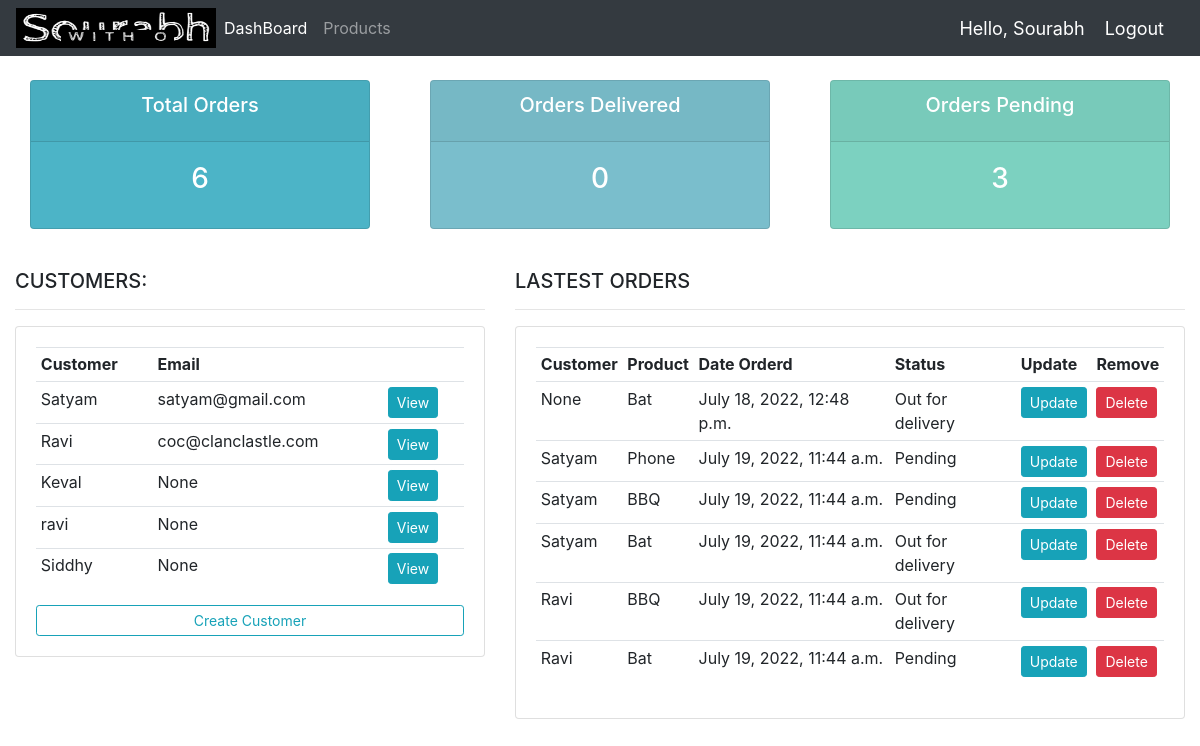
Page / (signed in) on the earlier database version.
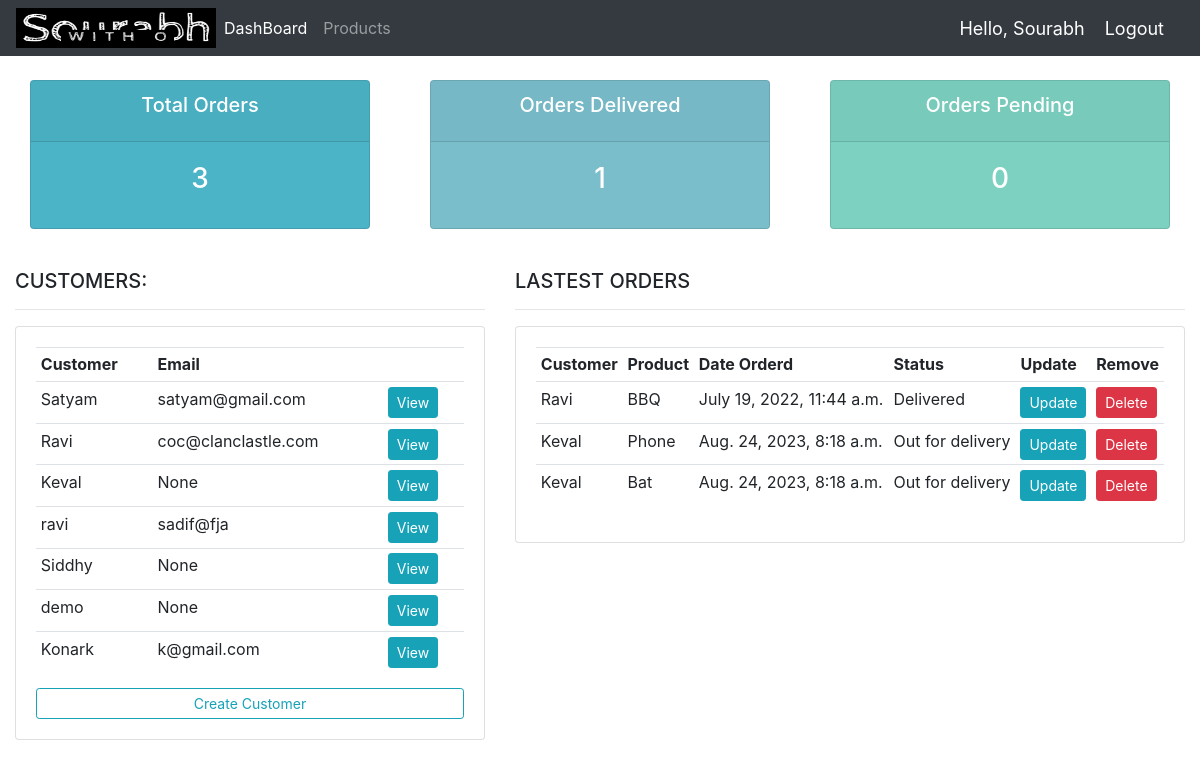
Same page on the later database version.
### accounts/models.py (models this page shows, shortened)
class Customer(models.Model):
    user = models.OneToOneField(User, null=True, blank=True, on_delete=models.CASCADE)
    name= models.CharField(max_length=200,null=True)
    phone=models.CharField(max_length=200,null=True)
    email=models.CharField(max_length=200,null=True)
    date_created=models.DateTimeField(auto_now_add=True,null=True)
    profile_pic = models.ImageField(default="profile1.png", null=True, blank=True)
    def __str__(self):
        return self.name

class Order(models.Model):
    STATUS=(
        ('Pending','Pending'),
        ('Out for delivery','Out for delivery'),
        ('Delivered','Delivered'),
    )
    customer=models.ForeignKey(Customer,null=True,on_delete=models.CASCADE)
    product=models.ForeignKey(Product,null=True,on_delete=models.CASCADE)
    date_created=models.DateTimeField(auto_now_add=True,null=True)
    status=models.CharField(max_length=200,null=True,choices=STATUS)

class Product(models.Model):
    name=models.CharField(max_length=200,null=True)
    price=models.FloatField(null=True)
    description=models.CharField(max_length=200,null=True,blank=True)
    date_added=models.DateTimeField(auto_now_add=True,null=True)
    def __str__(self):
        return self.name

### accounts/decorators.py (the view)
	def wrapper_function(request, *args, **kwargs):
		group = None
		if request.user.groups.exists():
			group = request.user.groups.all()[0].name
		if group == 'customer':
			return redirect('user-page')
		if group == 'admin':
			return view_func(request, *args, **kwargs)

### accounts/views.py (called while the page is built)
@login_required(login_url='login')
@admin_only
def home(request):
	orders = Order.objects.all()
	customers = Customer.objects.all()
	total_customers = customers.count()
	total_orders = orders.count()
	delivered = orders.filter(status='Delivered').count()
	pending = orders.filter(status='Pending').count()
	context = {'orders':orders, 'customers':customers,
	'total_orders':total_orders,'delivered':delivered,
	'pending':pending }
	return render(request, 'accounts/dashboard.html', context)

### accounts/templates/accounts/dashboard.html
{%  extends 'accounts/main.html' %}
{% block content %}
{%  include 'accounts/status.html' %}
<br>
<div class="row">
	<div class="col-md-5">
		<h5>CUSTOMERS:</h5>
		<hr>
		<div class="card card-body">
			<table class="table table-sm">
				<tr>
					<th>Customer</th>
					<th>Email</th>
					<th></th>
				</tr>
				{% for customer in customers %}
					<tr>
						<td>{{customer.name}}</td>
						<td>{{customer.email}}</td>
						<td><a class="btn btn-primary  btn-sm btn-info" href="{% url 'customer' customer.id %}">View</a> </td>
					</tr>
				{% endfor %}
			</table>
			<a class="btn btn-outline-info  btn-sm btn-block" href="{% url 'create_customer'%}">Create Customer</a>
		</div>
	</div>
	<div class="col-md-7">
		<h5>LASTEST ORDERS</h5>
		<hr>
		<div class="card card-body">
			<table class="table table-sm">
				<tr>
					<th>Customer</th>
					<th>Product</th>
					<th>Date Orderd</th>
					<th>Status</th>
					<th>Update</th>
					<th>Remove</th>
				</tr>
				{% for order in orders %}
					<tr>
						<td>{{order.customer}}</td>
						<td>{{order.product}}</td>
						<td>{{order.date_created}}</td>
						<td>{{order.status}}</td>
						<td><a class="btn btn-primary  btn-sm btn-info" href="{% url 'update_order' order.id %}">Update</a></td>
						<td><a class="btn btn-primary  btn-sm btn-danger" href="{% url 'delete_order' order.id %}">Delete</a></td>
					</tr>
				{% endfor %}
			</table>
		</div>
	</div>
</div>
{% endblock %}

### accounts/templates/accounts/main.html (shortened to what this page needs)
{% load static %}
<!DOCTYPE html>
<html>
    <head>
        <link rel="stylesheet" href="https://cdn.jsdelivr.net/npm/bootstrap@4.3.1/dist/css/bootstrap.min.css">
        <link rel="stylesheet" type="text/css" href="{% static '/css/main.css'%}">
    </head>
    <body>
        {%include 'accounts/navbar.html'%}
        <div class="container-fluid">
        {% block content %}
        {% endblock %}
        </div>
        <br>
    </body>
</html>

### accounts/templates/accounts/navbar.html (shortened to what this page needs)
{%load static%}
<nav class="navbar navbar-expand-lg navbar-dark bg-dark">
    <a href="{% url 'home'%}"><img src="{% static '/images/logo.png'%}" width="200" height="40"/>
    <div class="collapse navbar-collapse" id="navbarNav">
      <ul class="navbar-nav">
        {% if request.user.is_staff %}
        <li class="nav-item active">
          <a class="nav-link" href="{% url 'home'%}">DashBoard<span class="sr-only">(current)</span></a>
        </li>
        <li class="nav-item">
          <a class="nav-link" href="{% url 'products'%}">Products</a>
        </li>
        {% endif %}
      </ul>
    </div>
    <span class="hello-msg">Hello, {{request.user}}</span>
  <span ><a  class="hello-msg" href="{% url 'logout' %}">Logout</a></span>
  </nav>

### accounts/templates/accounts/status.html
<br>
<div class="row">
	<div class="col">
		<div class="col-md">
			<div class="card text-center text-white  mb-3" id="total-orders">
			  	<div class="card-header">
			  		<h5 class="card-title">Total Orders</h5>
			  	</div>
			  	<div class="card-body">
			    	<h3 class="card-title">{{total_orders}}</h3>
			  	</div>
			</div>
		</div>
	</div>
	<div class="col">
		<div class="col-md">
			<div class="card text-center text-white  mb-3" id="orders-delivered">
			  	<div class="card-header">
			  		<h5 class="card-title">Orders Delivered</h5>
			  	</div>
			  	<div class="card-body">
			    	<h3 class="card-title">{{delivered}}</h3>
			  	</div>
			</div>
		</div>
	</div>
	<div class="col">
		<div class="col-md">
			<div class="card text-center text-white  mb-3" id="orders-pending">
			  	<div class="card-header">
			  		<h5 class="card-title">Orders Pending</h5>
			  	</div>
			  	<div class="card-body">
			    	<h3 class="card-title">{{pending}}</h3>
			  	</div>
			</div>
		</div>
	</div>
</div>

### static/css/main.css (style rules this page uses)
#total-orders { background-color: #4cb4c7; }
#orders-delivered { background-color: #7abecc; }
#orders-pending { background-color: #7CD1C0; }

### accounts/templates/accounts/navbar.html (style rules this page uses)
.hello-msg { font-size: 18px; color: #fff; margin-right: 20px; }

Differences in the rows shown:
removed Order: customer "None", product "Bat", date_created "July 18, 2022, 12:48 p.m.", status "Out for delivery"
removed Order: customer "Satyam", product "Phone", date_created "July 19, 2022, 11:44 a.m.", status "Pending"
removed Order: customer "Satyam", product "BBQ", date_created "July 19, 2022, 11:44 a.m.", status "Pending"
removed Order: customer "Satyam", product "Bat", date_created "July 19, 2022, 11:44 a.m.", status "Out for delivery"
removed Order: customer "Ravi", product "Bat", date_created "July 19, 2022, 11:44 a.m.", status "Pending"
changed Customer "ravi": email "None" → "sadif@fja"
added Customer: name "demo", email "None"
added Customer: name "Konark", email "k@gmail.com"
changed Order "Ravi": status "Out for delivery" → "Delivered"
added Order: customer "Keval", product "Phone", date_created "Aug. 24, 2023, 8:18 a.m.", status "Out for delivery"
added Order: customer "Keval", product "Bat", date_created "Aug. 24, 2023, 8:18 a.m.", status "Out for delivery"
Other differences:
{{ total_orders }}: "6" → "3"
{{ delivered }}: "0" → "1"
{{ pending }}: "3" → "0"
